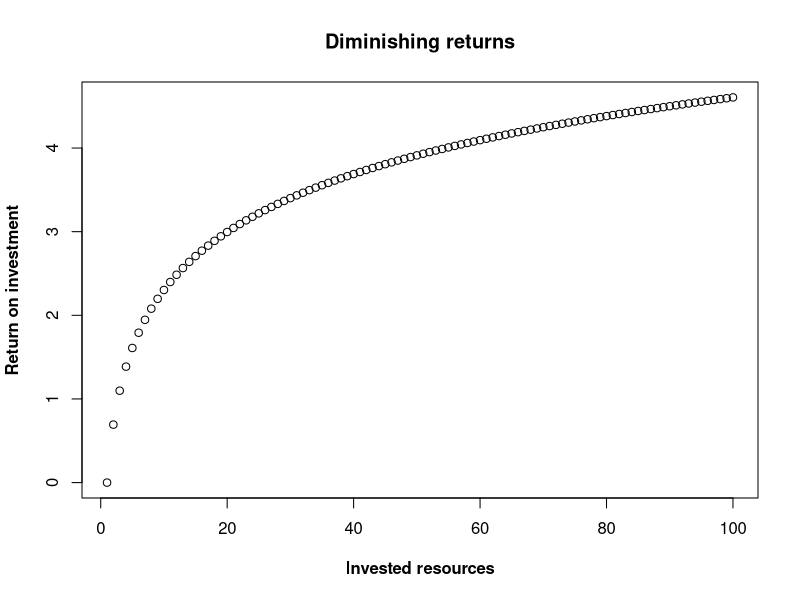
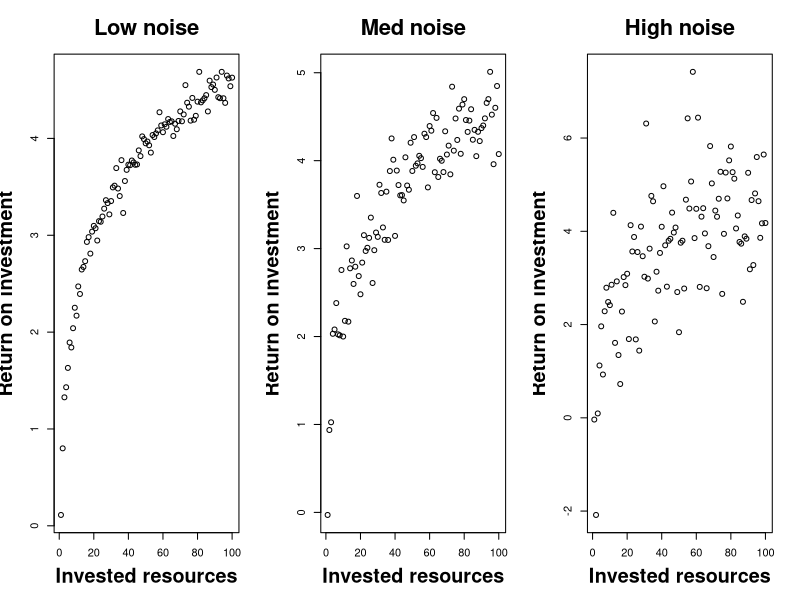
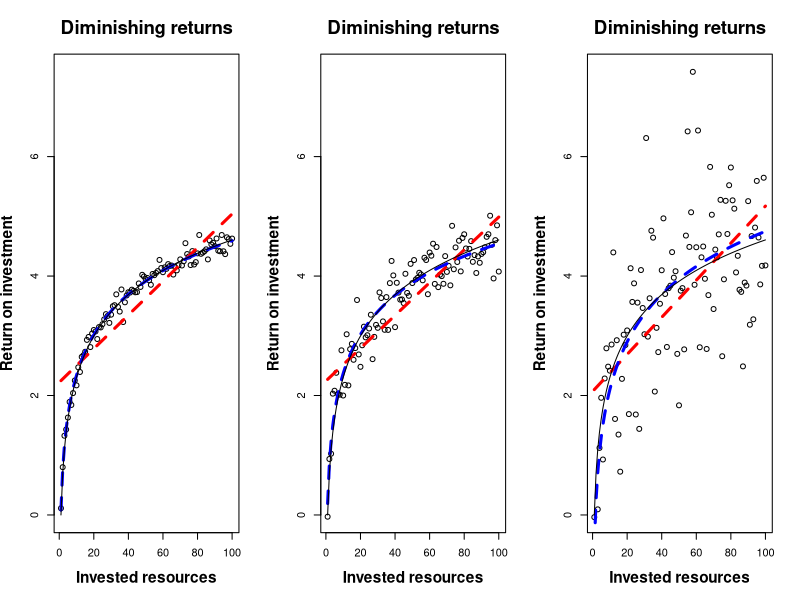
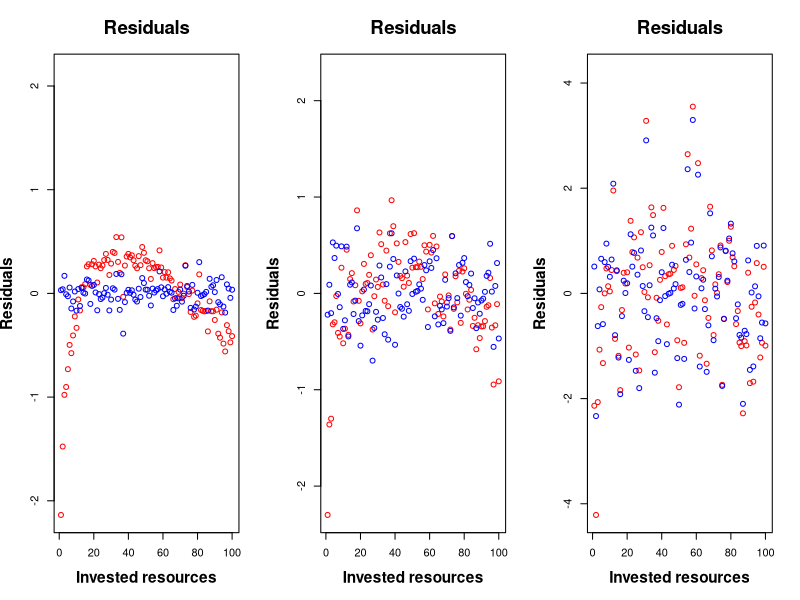

These charts were generated, in order, by the following R code:
## ---- chunk 1
x1=1:100
y=log(x1)
plot(x1,y,main='Diminishing returns',xlab='Invested resources',ylab='Return on investment',font.lab=2)
## ---- chunk 2
# update y values to include noise
par(mfrow=c(1,3))
y=log(x1) + rnorm(length(x1),sd=0.1)
y2=log(x1) + rnorm(length(x1),sd=0.3)
y3=log(x1) + rnorm(length(x1),sd=1)
plot(x1,y,main='Low noise',xlab='Invested resources',ylab='Return on investment',font.lab=2,cex.lab=1.8,cex.main=2)
plot(x1,y2,main='Med noise',xlab='Invested resources',ylab='Return on investment',font.lab=2,cex.lab=1.8,cex.main=2)
plot(x1,y3,main='High noise',xlab='Invested resources',ylab='Return on investment',font.lab=2,cex.lab=1.8,cex.main=2)
## ---- chunk 3

pltFits=function(yvar=y2,xvar=x1)
{
  ymax = max(y,y2,y3)
  plot(xvar,yvar,main='Diminishing returns',xlab='Invested resources',ylab='Return on investment',font.lab=2,ylim=c(0,ymax))
  linEst=lm(yvar~xvar)
  logEst=lm(yvar~log(xvar))
  lines(xvar,predict(linEst),lwd=3,col='red',lty=2)
  lines(xvar,predict(logEst),lwd=3,col='blue',lty=2)
  f=function(x){log(x)}
  curve(f,from=min(xvar),to=max(xvar),add=T)
 }

  #I should plot the actual function in a solid line! Legend: linear/log estimates and true function
par(mfcol=c(1,3),cex.lab=1.4,cex.main=1.7)
pltFits(y)
pltFits(y2)
pltFits(y3)
#legend('topleft',)
## ---- chunk 4
pltRes=function(yvar=y2,xvar=x1)
  {
  linEst=lm(yvar~xvar)
  logEst=lm(yvar~log(xvar))
  resMax = max(abs(linEst$residuals),abs(logEst$residuals))
  plot(linEst$residuals,ylim=c(-resMax,resMax),col='red',main='Residuals',xlab='Invested resources',ylab='Residuals',font.lab=2)
  points(logEst$residuals,ylim=c(-resMax,resMax),col='blue')
}
par(mfcol=c(1,3),cex.lab=1.4,cex.main=1.7)
pltRes(y)
pltRes(y2)
pltRes(y3)
